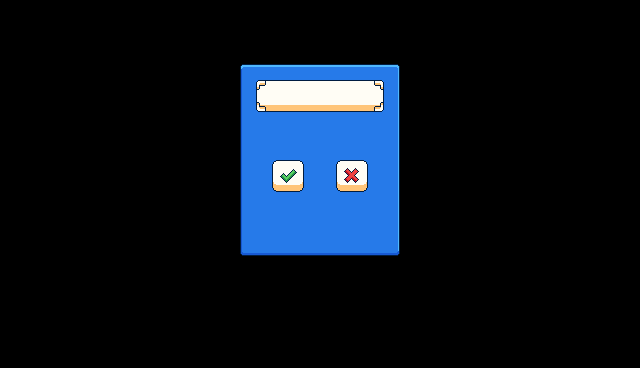

Tiled map render using the project's own tile images. Description and the whole map definition, tile-layer contents included, below:
An orthogonal 40x23 tile map with 16x16 px tiles, 3 tile layers (Tile Layer 1, Tile Layer 3, Tile Layer 2) and 2 objects.

<map version="1.10" tiledversion="1.11.2" orientation="orthogonal" renderorder="right-down" width="40" height="23" tilewidth="16" tileheight="16" infinite="0" nextlayerid="5" nextobjectid="3">
 <tileset firstgid="1" source="../Tilesets/UI.tsx" />
 <layer id="1" name="Tile Layer 1" width="40" height="23">
  <data encoding="csv">
0,0,0,0,0,0,0,0,0,0,0,0,0,0,0,0,0,0,0,0,0,0,0,0,0,0,0,0,0,0,0,0,0,0,0,0,0,0,0,0,
0,0,0,0,0,0,0,0,0,0,0,0,0,0,0,0,0,0,0,0,0,0,0,0,0,0,0,0,0,0,0,0,0,0,0,0,0,0,0,0,
0,0,0,0,0,0,0,0,0,0,0,0,0,0,0,0,0,0,0,0,0,0,0,0,0,0,0,0,0,0,0,0,0,0,0,0,0,0,0,0,
0,0,0,0,0,0,0,0,0,0,0,0,0,0,0,0,0,0,52,53,54,55,0,0,0,0,0,0,0,0,0,0,0,0,0,0,0,0,0,0,
0,0,0,0,0,0,0,0,0,0,0,0,0,0,0,99,100,101,100,101,102,103,102,103,104,0,0,0,0,0,0,0,0,0,0,0,0,0,0,0,
0,0,0,0,0,0,0,0,0,0,0,0,0,0,0,147,148,148,148,149,150,151,150,151,152,0,0,0,0,0,0,0,0,0,0,0,0,0,0,0,
0,0,0,0,0,0,0,0,0,0,0,0,0,0,0,195,196,196,196,196,148,149,150,151,200,0,0,0,0,0,0,0,0,0,0,0,0,0,0,0,
0,0,0,0,0,0,0,0,0,0,0,0,0,0,0,243,148,148,149,150,151,148,149,150,152,0,0,0,0,0,0,0,0,0,0,0,0,0,0,0,
0,0,0,0,0,0,0,0,0,0,0,0,0,0,146,147,148,149,150,151,151,151,151,151,200,0,0,0,0,0,0,0,0,0,0,0,0,0,0,0,
0,0,0,0,0,0,0,0,0,0,0,0,0,0,194,195,148,149,150,151,199,199,151,199,248,0,0,0,0,0,0,0,0,0,0,0,0,0,0,0,
0,0,0,0,0,0,0,0,0,0,0,0,0,0,242,243,148,149,150,151,247,247,199,150,296,0,0,0,0,0,0,0,0,0,0,0,0,0,0,0,
0,0,0,0,0,0,0,0,0,0,0,0,0,0,290,291,148,148,148,148,148,148,149,198,152,0,0,0,0,0,0,0,0,0,0,0,0,0,0,0,
0,0,0,0,0,0,0,0,0,0,0,0,0,0,0,195,196,196,196,196,196,196,197,246,200,0,0,0,0,0,0,0,0,0,0,0,0,0,0,0,
0,0,0,0,0,0,0,0,0,0,0,0,0,0,0,243,244,244,244,244,244,244,245,246,248,0,0,0,0,0,0,0,0,0,0,0,0,0,0,0,
0,0,0,0,0,0,0,0,0,0,0,0,0,0,0,291,292,292,292,292,292,292,293,294,296,0,0,0,0,0,0,0,0,0,0,0,0,0,0,0,
0,0,0,0,0,0,0,0,0,0,0,0,0,0,0,339,340,341,341,342,343,341,342,343,344,0,0,0,0,0,0,0,0,0,0,0,0,0,0,0,
0,0,0,0,0,0,0,0,0,0,0,0,0,0,0,399,400,401,399,400,401,402,403,404,0,0,0,0,0,0,0,0,0,0,0,0,0,0,0,0,
0,0,0,0,0,0,0,0,0,0,0,0,0,0,0,0,0,0,0,0,0,0,0,0,0,0,0,0,0,0,0,0,0,0,0,0,0,0,0,0,
0,0,0,0,0,0,0,0,0,0,0,0,0,0,0,0,0,0,0,0,0,0,0,0,0,0,0,0,0,0,0,0,0,0,0,0,0,0,0,0,
0,0,0,0,0,0,0,0,0,0,0,0,0,0,0,0,0,0,0,0,0,0,0,0,0,0,0,0,0,0,0,0,0,0,0,0,0,0,0,0,
0,0,0,0,0,0,0,0,0,0,0,0,0,0,0,0,0,0,0,0,0,0,0,0,0,0,0,0,0,0,0,0,0,0,0,0,0,0,0,0,
0,0,0,0,0,0,0,0,0,0,0,0,0,0,0,0,0,0,0,0,0,0,0,0,0,0,0,0,0,0,0,0,0,0,0,0,0,0,0,0,
0,0,0,0,0,0,0,0,0,0,0,0,0,0,0,0,0,0,0,0,0,0,0,0,0,0,0,0,0,0,0,0,0,0,0,0,0,0,0,0
</data>
 </layer>
 <objectgroup id="4" name="pause">
  <object id="1" x="276.427" y="165.347" width="23.3182" height="20.3504" />
  <object id="2" x="340.446" y="165.771" width="23.3182" height="19.9265" />
 </objectgroup>
 <layer id="3" name="Tile Layer 3" width="40" height="23">
  <data encoding="csv">
0,0,0,0,0,0,0,0,0,0,0,0,0,0,0,0,0,0,0,0,0,0,0,0,0,0,0,0,0,0,0,0,0,0,0,0,0,0,0,0,
0,0,0,0,0,0,0,0,0,0,0,0,0,0,0,0,0,0,0,0,0,0,0,0,0,0,0,0,0,0,0,0,0,0,0,0,0,0,0,0,
0,0,0,0,0,0,0,0,0,0,0,0,0,0,0,0,0,0,0,0,0,0,0,0,0,0,0,0,0,0,0,0,0,0,0,0,0,0,0,0,
0,0,0,0,0,0,0,0,0,0,0,0,0,0,0,0,0,0,0,0,0,0,0,0,0,0,0,0,0,0,0,0,0,0,0,0,0,0,0,0,
0,0,0,0,0,0,0,0,0,0,0,0,0,0,0,0,856,856,857,858,859,860,861,862,0,0,0,0,0,0,0,0,0,0,0,0,0,0,0,0,
0,0,0,0,0,0,0,0,0,0,0,0,0,0,0,0,905,906,906,906,907,908,909,910,0,0,0,0,0,0,0,0,0,0,0,0,0,0,0,0,
0,0,0,0,0,0,0,0,0,0,0,0,0,0,0,0,953,954,954,954,955,956,957,958,669,670,0,0,0,0,0,0,0,0,0,0,0,0,0,0,
0,0,0,0,0,0,0,0,0,0,0,0,0,0,0,712,0,0,0,0,0,0,0,0,717,718,0,0,0,0,0,0,0,0,0,0,0,0,0,0,
0,0,0,0,0,0,0,0,0,0,0,0,0,0,0,760,0,0,0,0,0,0,0,0,765,766,0,0,0,0,0,0,0,0,0,0,0,0,0,0,
0,0,0,0,0,0,0,0,0,0,0,0,0,0,0,808,809,810,811,808,809,810,811,812,813,814,0,0,0,0,0,0,0,0,0,0,0,0,0,0,
0,0,0,0,0,0,0,0,0,0,0,0,0,0,0,0,0,525,526,0,0,525,526,0,0,0,0,0,0,0,0,0,0,0,0,0,0,0,0,0,
0,0,0,0,0,0,0,0,0,0,0,0,0,0,0,0,0,573,574,0,0,573,574,0,0,0,0,0,0,0,0,0,0,0,0,0,0,0,0,0,
0,0,0,0,0,0,0,0,0,0,0,0,0,0,0,0,0,0,0,0,0,0,0,0,0,0,0,0,0,0,0,0,0,0,0,0,0,0,0,0,
0,0,0,0,0,0,0,0,0,0,0,0,0,0,0,0,0,0,0,0,0,0,0,0,0,0,0,0,0,0,0,0,0,0,0,0,0,0,0,0,
0,0,0,0,0,0,0,0,0,0,0,0,0,0,0,0,0,0,0,0,0,0,0,0,0,0,0,0,0,0,0,0,0,0,0,0,0,0,0,0,
0,0,0,0,0,0,0,0,0,0,0,0,0,0,0,0,0,0,0,0,0,0,0,0,0,0,0,0,0,0,0,0,0,0,0,0,0,0,0,0,
0,0,0,0,0,0,0,0,0,0,0,0,0,0,0,0,0,0,0,0,0,0,0,0,0,0,0,0,0,0,0,0,0,0,0,0,0,0,0,0,
0,0,0,0,0,0,0,0,0,0,0,0,0,0,0,0,0,0,0,0,0,0,0,0,0,0,0,0,0,0,0,0,0,0,0,0,0,0,0,0,
0,0,0,0,0,0,0,0,0,0,0,0,0,0,0,0,0,0,0,0,0,0,0,0,0,0,0,0,0,0,0,0,0,0,0,0,0,0,0,0,
0,0,0,0,0,0,0,0,0,0,0,0,0,0,0,0,0,0,0,0,0,0,0,0,0,0,0,0,0,0,0,0,0,0,0,0,0,0,0,0,
0,0,0,0,0,0,0,0,0,0,0,0,0,0,0,0,0,0,0,0,0,0,0,0,0,0,0,0,0,0,0,0,0,0,0,0,0,0,0,0,
0,0,0,0,0,0,0,0,0,0,0,0,0,0,0,0,0,0,0,0,0,0,0,0,0,0,0,0,0,0,0,0,0,0,0,0,0,0,0,0,
0,0,0,0,0,0,0,0,0,0,0,0,0,0,0,0,0,0,0,0,0,0,0,0,0,0,0,0,0,0,0,0,0,0,0,0,0,0,0,0
</data>
 </layer>
 <layer id="2" name="Tile Layer 2" width="40" height="23">
  <data encoding="csv">
0,0,0,0,0,0,0,0,0,0,0,0,0,0,0,0,0,0,0,0,0,0,0,0,0,0,0,0,0,0,0,0,0,0,0,0,0,0,0,0,
0,0,0,0,0,0,0,0,0,0,0,0,0,0,0,0,0,0,0,0,0,0,0,0,0,0,0,0,0,0,0,0,0,0,0,0,0,0,0,0,
0,0,0,0,0,0,0,0,0,0,0,0,0,0,0,0,0,0,0,0,0,0,0,0,0,0,0,0,0,0,0,0,0,0,0,0,0,0,0,0,
0,0,0,0,0,0,0,0,0,0,0,0,0,0,0,0,0,0,0,0,0,0,0,0,0,0,0,0,0,0,0,0,0,0,0,0,0,0,0,0,
0,0,0,0,0,0,0,0,0,0,0,0,0,0,0,0,0,0,0,0,0,0,0,0,0,0,0,0,0,0,0,0,0,0,0,0,0,0,0,0,
0,0,0,0,0,0,0,0,0,0,0,0,0,0,0,894,895,0,0,0,0,0,0,896,897,0,0,0,0,0,0,0,0,0,0,0,0,0,0,0,
0,0,0,0,0,0,0,0,0,0,0,0,0,0,0,0,943,0,0,0,0,0,0,944,0,0,0,0,0,0,0,0,0,0,0,0,0,0,0,0,
0,0,0,0,0,0,0,0,0,0,0,0,0,0,0,0,991,0,0,0,0,0,0,0,0,0,0,0,0,0,0,0,0,0,0,0,0,0,0,0,
0,0,0,0,0,0,0,0,0,0,0,0,0,0,0,0,0,0,0,0,0,0,0,0,0,0,0,0,0,0,0,0,0,0,0,0,0,0,0,0,
0,0,0,0,0,0,0,0,0,0,0,0,0,0,0,0,0,0,0,0,0,0,897,0,0,0,0,0,0,0,0,0,0,0,0,0,0,0,0,0,
0,0,0,0,0,0,0,0,0,0,0,0,0,0,0,0,0,515,516,0,0,611,612,0,0,0,0,0,0,0,0,0,0,0,0,0,0,0,0,0,
0,0,0,0,0,0,0,0,0,0,0,0,0,0,0,0,0,563,564,0,991,659,660,0,0,0,0,0,0,0,0,0,0,0,0,0,0,0,0,0,
0,0,0,0,0,0,0,0,0,0,0,0,0,0,0,0,0,0,0,0,0,0,0,0,0,0,0,0,0,0,0,0,0,0,0,0,0,0,0,0,
0,0,0,0,0,0,0,0,0,0,0,0,0,0,0,0,0,0,0,0,0,0,0,0,0,0,0,0,0,0,0,0,0,0,0,0,0,0,0,0,
0,0,0,0,0,0,0,0,0,0,0,0,0,0,0,0,0,0,0,0,0,0,0,0,0,0,0,0,0,0,0,0,0,0,0,0,0,0,0,0,
0,0,0,0,0,0,0,0,0,0,0,0,0,0,0,0,0,0,0,0,0,0,0,0,0,0,0,0,0,0,0,0,0,0,0,0,0,0,0,0,
0,0,0,0,0,0,0,0,0,0,0,0,0,0,0,0,0,0,0,0,0,0,0,0,0,0,0,0,0,0,0,0,0,0,0,0,0,0,0,0,
0,0,0,0,0,0,0,0,0,0,0,0,0,0,0,0,0,0,0,0,0,0,0,0,0,0,0,0,0,0,0,0,0,0,0,0,0,0,0,0,
0,0,0,0,0,0,0,0,0,0,0,0,0,0,0,0,0,0,0,0,0,0,0,0,0,0,0,0,0,0,0,0,0,0,0,0,0,0,0,0,
0,0,0,0,0,0,0,0,0,0,0,0,0,0,0,0,0,0,0,0,0,0,0,0,0,0,0,0,0,0,0,0,0,0,0,0,0,0,0,0,
0,0,0,0,0,0,0,0,0,0,0,0,0,0,0,0,0,0,0,0,0,0,0,0,0,0,0,0,0,0,0,0,0,0,0,0,0,0,0,0,
0,0,0,0,0,0,0,0,0,0,0,0,0,0,0,0,0,0,0,0,0,0,0,0,0,0,0,0,0,0,0,0,0,0,0,0,0,0,0,0,
0,0,0,0,0,0,0,0,0,0,0,0,0,0,0,0,0,0,0,0,0,0,0,0,0,0,0,0,0,0,0,0,0,0,0,0,0,0,0,0
</data>
 </layer>
</map>
